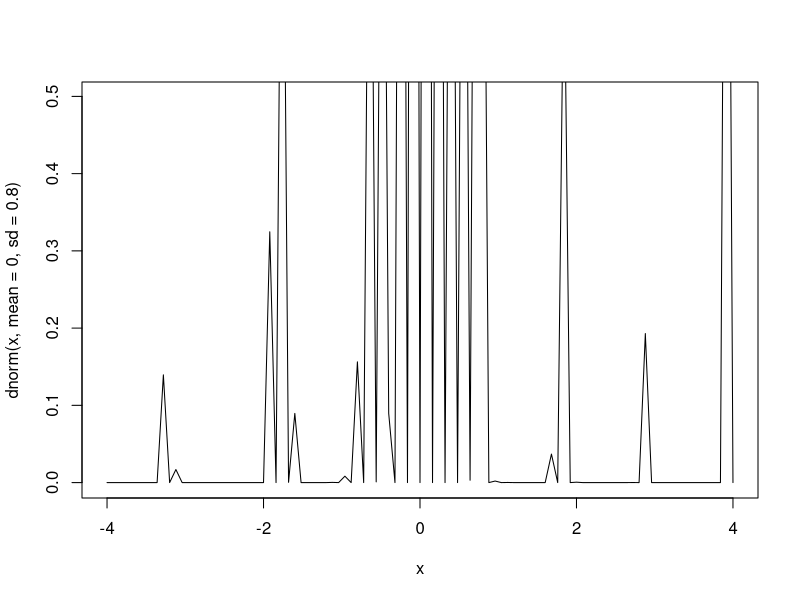

Reproduce this figure in R. (Note: this script raises an error after producing the figure.)
bimodal <- function(d)
{
  x <- seq(-4, 4, 0.05)
  plot(x,dnorm(x, mean=0, sd=0.8), type="n")
  curve(dnorm(x, mean=-d, sd=0.25)+dnorm(x, mean=d, sd=0.25), type="l",add=T)
}

integrate(bimodal,-Inf,Inf)